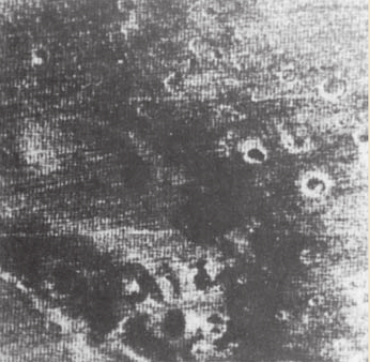
%> input picture imageprocessing/octave/5/martian_mariner_6.png, 370 x 362 px
$ octave 5.m   (GNU Octave 9; MATLAB toolbox functions it lacks are replaced by stand-ins)
%> lines starting %> are read from the running program, lines starting %| are printed output that depends on the picture
% display fft with low frequency(DC) centered

im=imread("martian_mariner_6.png");
%> im is the input picture: size 362x370x3 uint8; mean R, G, B 123.4, 121, 121.4
%size(im)
%ans =
%
%   362   370     3
%
fm=fft2(im(:,:,1));
am=abs(fm);
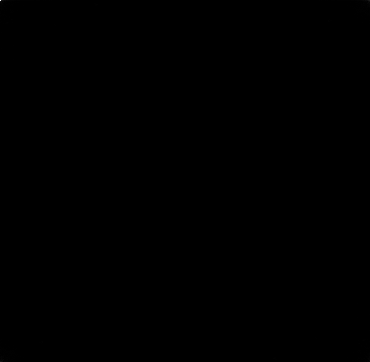
%> am: size 362x370 double; min 2.23, max 16525677, mean 3711.5; drawn with min black and max white
surf((am/max(am(:)))*255)
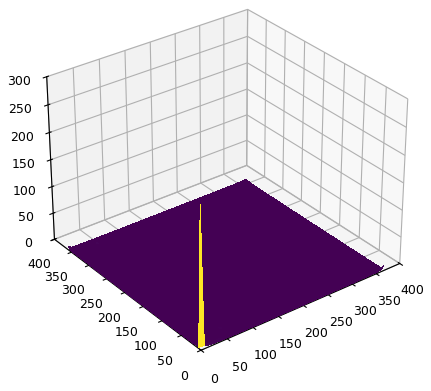
%> figure redrawn from the program's plot data
lm=log(am);
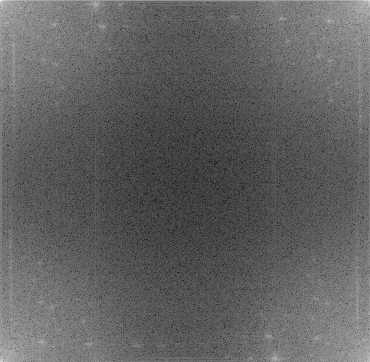
%> lm: size 362x370 double; min 0.803, max 16.62, mean 6.85; drawn with min black and max white
s=lm/max(lm(:));
[n,m]=size(s);
%> n = 362; m = 370
imshow([s(n/2+1:n,m/2+1:m),s(n/2+1:n,1:m/2);s(1:n/2,m/2+1:m),s(1:n/2,1:m/2)]);
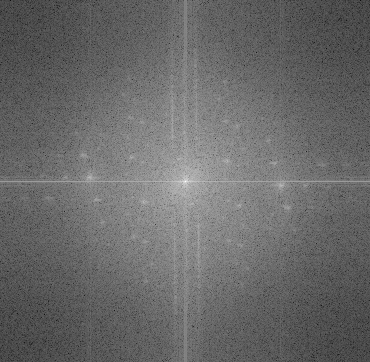
%> displayed picture: size 362x370, on the screen's scale of 0 to 255; min 12, max 255, mean 105.1
imwrite([s(n/2+1:n,m/2+1:m),s(n/2+1:n,1:m/2);s(1:n/2,m/2+1:m),s(1:n/2,1:m/2)],"./martian_mariner_6_fft.png")
